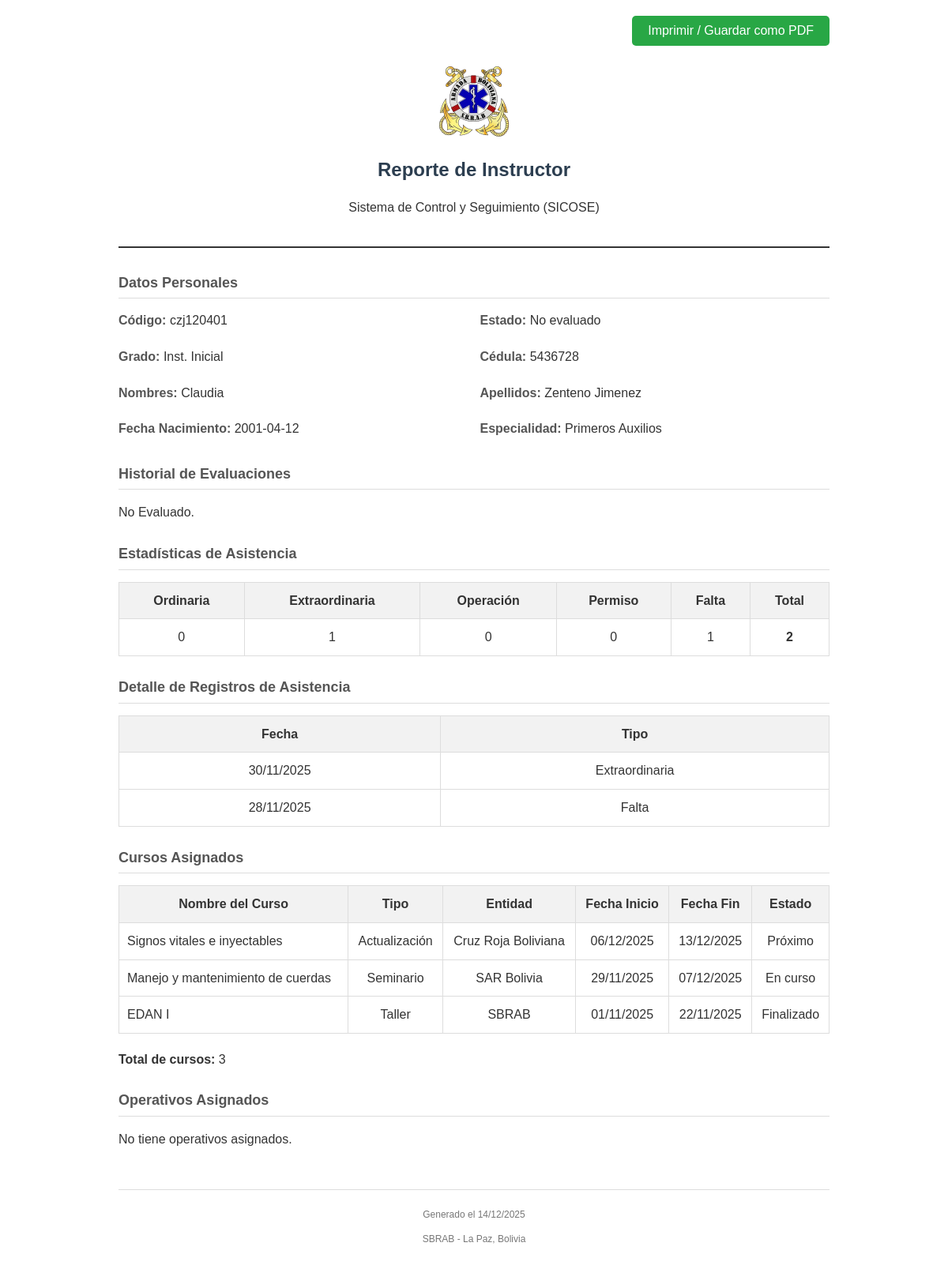
Page /dashboard/pages/generar_reporte.php?id=6 on the earlier database version.
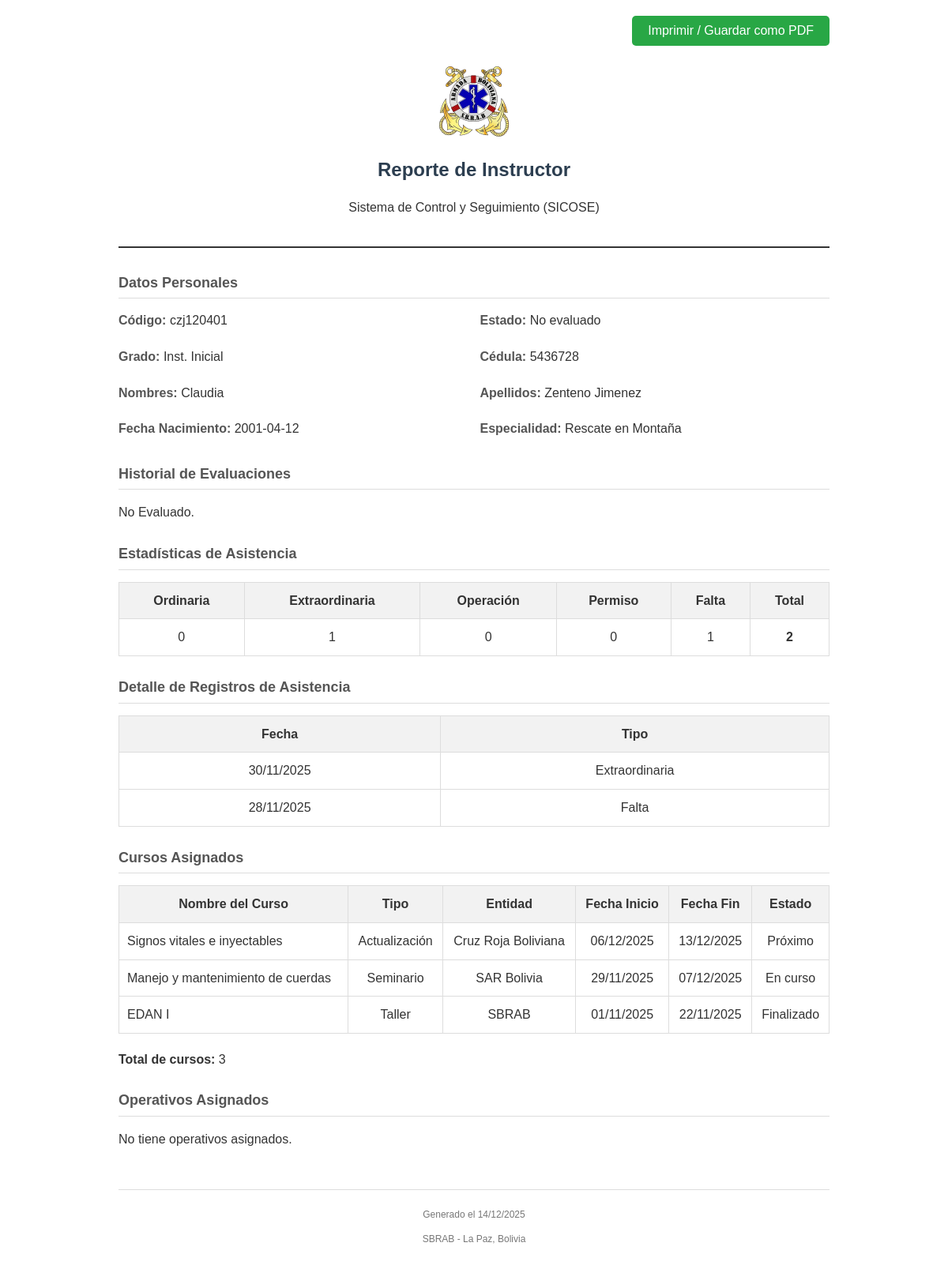
Same page on the later database version.
### tables this page shows
CREATE TABLE instructores (
    id INTEGER PRIMARY KEY AUTOINCREMENT,
    codigo TEXT NOT NULL UNIQUE,
    grado TEXT NOT NULL,
    nombres TEXT NOT NULL,
    apellido_paterno TEXT NOT NULL,
    apellido_materno TEXT NOT NULL,
    cedula TEXT NOT NULL,
    fecha_nacimiento DATE NOT NULL,
    especialidad TEXT NOT NULL,
    estado TEXT NOT NULL
);

### dashboard/pages/generar_reporte.php (the view, shortened to what the changed rows need)
<?php
require_once 'data/db.php';
$id = intval($_GET['id']);
try {
    $stmt = $pdo->prepare("SELECT * FROM instructores WHERE id = ?");
    $stmt->execute([$id]);
    $instructor = $stmt->fetch(PDO::FETCH_ASSOC);
    $asistencias = [];
    try {
        $stmtAsis = $pdo->prepare("SELECT fecha, tipo FROM asistencia WHERE instructor_id = ? ORDER BY fecha DESC");
        $stmtAsis->execute([$id]);
        $asistencias = $stmtAsis->fetchAll(PDO::FETCH_ASSOC);
    } catch (PDOException $e) {
        $errorAsistencias = $e->getMessage();
    }
} catch (PDOException $e) {
    die("Error al cargar datos: " . $e->getMessage());
}
?>
<!DOCTYPE html>
<html lang="es">
<head>
</head>
<body>
    <div class="header">
        <h1>Reporte de Instructor</h1>
    </div>
    <div class="section">
        <h2>Datos Personales</h2>
        <div class="info-grid">
            <div class="info-item"><span class="label">Código:</span> <?= htmlspecialchars($instructor['codigo']) ?></div>
            <div class="info-item"><span class="label">Estado:</span> <?= ucfirst(htmlspecialchars($instructor['estado'])) ?></div>
            <div class="info-item"><span class="label">Grado:</span> <?= htmlspecialchars($instructor['grado']) ?></div>
            <div class="info-item"><span class="label">Cédula:</span> <?= htmlspecialchars($instructor['cedula']) ?></div>
            <div class="info-item"><span class="label">Nombres:</span> <?= htmlspecialchars($instructor['nombres']) ?></div>
            <div class="info-item"><span class="label">Apellidos:</span> <?= htmlspecialchars($instructor['apellido_paterno'] . ' ' . $instructor['apellido_materno']) ?></div>
            <div class="info-item"><span class="label">Fecha Nacimiento:</span> <?= htmlspecialchars($instructor['fecha_nacimiento']) ?></div>
            <div class="info-item"><span class="label">Especialidad:</span> <?= htmlspecialchars($instructor['especialidad']) ?></div>
        </div>
    </div>
    <div class="section">
        <h2>Historial de Evaluaciones</h2>
    </div>
    <?php if (!empty($asistencias)): ?>
        <div class="section">
            <h2>Estadísticas de Asistencia</h2>
            <table>
                <thead>
                    <tr>
                        <th>Ordinaria</th>
                        <th>Extraordinaria</th>
                        <th>Operación</th>
                        <th>Permiso</th>
                        <th>Falta</th>
                        <th>Total</th>
                    </tr>
                </thead>
            </table>
        </div>
        <div class="section">
            <h2>Detalle de Registros de Asistencia</h2>
            <table>
                <thead>
                    <tr>
                        <th>Fecha</th>
                        <th>Tipo</th>
                    </tr>
                </thead>
            </table>
        </div>
    <?php endif; ?>
    <?php
    try {
        $stmtCursos = $pdo->prepare("
            SELECT
                c.nombre,
                c.tipo,
                c.entidad,
                c.fecha_inicio,
                c.fecha_fin,
                c.estado
            FROM instructor_cursos ic
            INNER JOIN cursos c ON ic.curso_id = c.id
            WHERE ic.instructor_id = ?
            ORDER BY c.fecha_inicio DESC
        ");
        $stmtCursos->execute([$id]);
        $cursos = $stmtCursos->fetchAll(PDO::FETCH_ASSOC);
    } catch (PDOException $e) {
        $cursos = [];
        $errorCursos = $e->getMessage();
    }
    ?>
    <?php if (!empty($cursos)): ?>
        <div class="section">
            <h2>Cursos Asignados</h2>
            <table>
                <thead>
                    <tr>
                        <th>Nombre del Curso</th>
                        <th>Tipo</th>
                        <th>Entidad</th>
                        <th>Fecha Inicio</th>
                        <th>Fecha Fin</th>
                        <th>Estado</th>
                    </tr>
                </thead>
            </table>
        </div>
    <?php endif; ?>
    <?php
    try {
        $stmtOperativos = $pdo->prepare("
            SELECT
                io.funcion,
                o.tipo,
                o.entidad_responsable,
                o.departamento,
                o.zona,
                o.fecha_inicio,
                o.fecha_final,
                o.estado
            FROM instructor_operativos io
            INNER JOIN operativos o ON io.operativo_id = o.id
            WHERE io.instructor_id = ?
            ORDER BY o.fecha_inicio DESC
        ");
        $stmtOperativos->execute([$id]);
        $operativos = $stmtOperativos->fetchAll(PDO::FETCH_ASSOC);
    } catch (PDOException $e) {
        $operativos = [];
        $errorOperativos = $e->getMessage();
    }
    ?>
    <?php if (!empty($operativos)): ?>
        <div class="section">
            <h2>Operativos Asignados</h2>
            <table>
                <thead>
                    <tr>
                        <th>Función</th>
                        <th>Tipo</th>
                        <th>Entidad Responsable</th>
                        <th>Departamento</th>
                        <th>Zona</th>
                        <th>Fecha Inicio</th>
                        <th>Fecha Final</th>
                        <th>Estado</th>
                    </tr>
                </thead>
                <tbody>
                    <?php foreach ($operativos as $operativo): ?>
                        <tr>
                            <td><?= htmlspecialchars($operativo['funcion'] ?? 'N/A') ?></td>
                            <td><?= htmlspecialchars($operativo['tipo']) ?></td>
                            <td style="text-align: left;"><?= htmlspecialchars($operativo['entidad_responsable']) ?></td>
                            <td><?= htmlspecialchars($operativo['departamento']) ?></td>
                            <td><?= htmlspecialchars($operativo['zona']) ?></td>
                            <td><?= date('d/m/Y', strtotime($operativo['fecha_inicio'])) ?></td>
                            <td><?= date('d/m/Y', strtotime($operativo['fecha_final'])) ?></td>
                            <td><?= htmlspecialchars($operativo['estado']) ?></td>
                        </tr>
                    <?php endforeach; ?>
                </tbody>
            </table>
            <p style="margin-top: 10px;"><strong>Total de operativos:</strong> <?= count($operativos) ?></p>
        </div>
    <?php else: ?>
        <div class="section">
            <h2>Operativos Asignados</h2>
        </div>
    <?php endif; ?>
</body>
</html>

Differences in the rows shown:
changed instructores "czj120401": especialidad "Primeros Auxilios" → "Rescate en Montaña"
